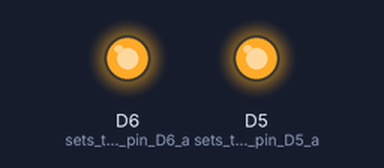
The sketch below on a simulated ESP8266 (NodeMCU). Shown: output pins drawn as LEDs (lit = HIGH).

Above: at 0.1 s.
Timing chart, 0 to 1.6 s (numbered marks = the images above):
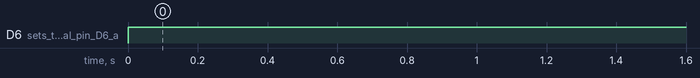

Measured:
- by itself, D6 (sets_the_digital_pin_D6_a): LOW → HIGH at 0.00 s

The sketch:

outputs_high.ino
```cpp
void setup() {
  // put your setup code here, to run once:
 pinMode(D5, OUTPUT);    // sets the digital pin D5 as KETEL
 pinMode(D6, OUTPUT);    // sets the digital pin D6 as LED
}

void loop() {
  // put your main code here, to run repeatedly:
digitalWrite(D5, HIGH);
digitalWrite(D6, HIGH);
delay(1000);
}
```
